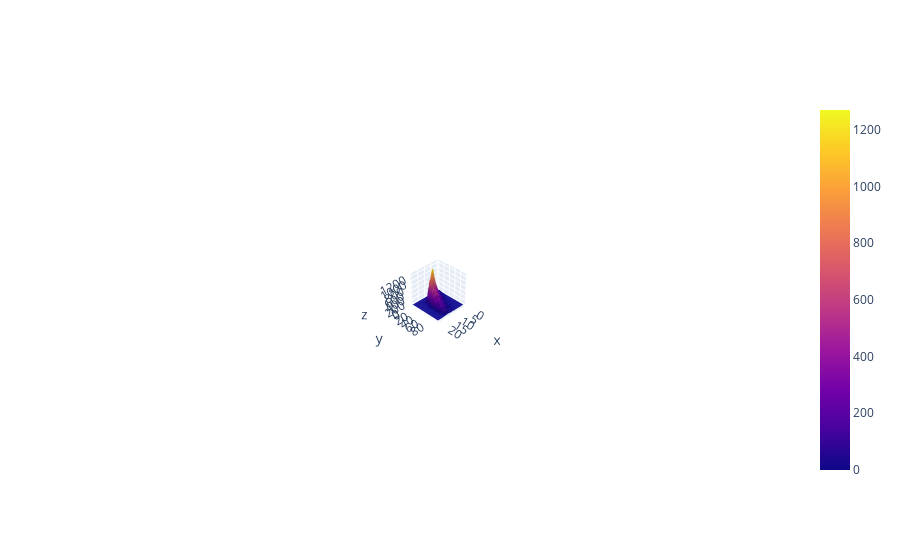

Notebook code for this chart:
### Code cell
iplot([go.Surface(z=v)])

### Figure 1 — Plotly figure (JSON) as saved in the notebook; plotly's stock layout.template omitted (floating-point values rounded to 4 significant figures; data arrays with more than 128 entries replaced by an {"elided": "..."} marker saying what was removed)
{"data": [{"type": "surface", "z": {"elided": "96x21 int values"}}], "layout": {"autosize": true, "scene": {"aspectmode": "auto", "aspectratio": {"x": 1, "y": 1, "z": 1}, "camera": {"center": {"x": 0, "y": 0, "z": 0}, "eye": {"x": 6.833, "y": 6.833, "z": 6.833}, "projection": {"type": "perspective"}, "up": {"x": 0, "y": 0, "z": 1}}}}}
